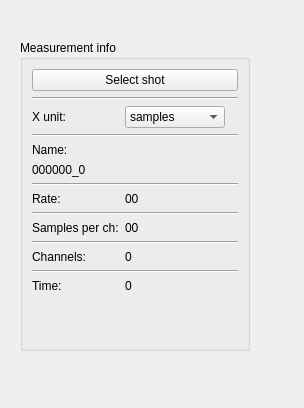
<?xml version="1.0" encoding="UTF-8"?>
<ui version="4.0">
 <class>Plotter</class>
 <widget class="QWidget" name="Plotter">
  <property name="geometry">
   <rect>
    <x>0</x>
    <y>0</y>
    <width>304</width>
    <height>408</height>
   </rect>
  </property>
  <property name="sizePolicy">
   <sizepolicy hsizetype="Expanding" vsizetype="Expanding">
    <horstretch>0</horstretch>
    <verstretch>0</verstretch>
   </sizepolicy>
  </property>
  <property name="minimumSize">
   <size>
    <width>200</width>
    <height>120</height>
   </size>
  </property>
  <property name="windowTitle">
   <string>Plotter</string>
  </property>
  <widget class="QGroupBox" name="shot_groupBox">
   <property name="geometry">
    <rect>
     <x>20</x>
     <y>40</y>
     <width>230</width>
     <height>311</height>
    </rect>
   </property>
   <property name="minimumSize">
    <size>
     <width>230</width>
     <height>200</height>
    </size>
   </property>
   <property name="maximumSize">
    <size>
     <width>210</width>
     <height>16777215</height>
    </size>
   </property>
   <property name="title">
    <string>Measurement info</string>
   </property>
   <layout class="QFormLayout" name="formLayout">
    <item row="0" column="0" colspan="2">
     <widget class="QPushButton" name="select_shot_pushButton">
      <property name="sizePolicy">
       <sizepolicy hsizetype="Preferred" vsizetype="Preferred">
        <horstretch>0</horstretch>
        <verstretch>0</verstretch>
       </sizepolicy>
      </property>
      <property name="minimumSize">
       <size>
        <width>80</width>
        <height>22</height>
       </size>
      </property>
      <property name="text">
       <string>Select shot</string>
      </property>
     </widget>
    </item>
    <item row="2" column="0">
     <widget class="QLabel" name="x_ax_label">
      <property name="maximumSize">
       <size>
        <width>100</width>
        <height>16777215</height>
       </size>
      </property>
      <property name="text">
       <string>X unit:</string>
      </property>
     </widget>
    </item>
    <item row="2" column="1">
     <widget class="QComboBox" name="x_ax_comboBox">
      <property name="maximumSize">
       <size>
        <width>100</width>
        <height>16777215</height>
       </size>
      </property>
      <item>
       <property name="text">
        <string>samples</string>
       </property>
      </item>
      <item>
       <property name="text">
        <string>ms</string>
       </property>
      </item>
     </widget>
    </item>
    <item row="4" column="0">
     <widget class="QLabel" name="name_label">
      <property name="text">
       <string>Name:</string>
      </property>
     </widget>
    </item>
    <item row="7" column="0">
     <widget class="QLabel" name="rate_label">
      <property name="text">
       <string>Rate:</string>
      </property>
     </widget>
    </item>
    <item row="7" column="1">
     <widget class="QLabel" name="rate_val_label">
      <property name="text">
       <string>00</string>
      </property>
     </widget>
    </item>
    <item row="9" column="0">
     <widget class="QLabel" name="samples_label">
      <property name="text">
       <string>Samples per ch:</string>
      </property>
     </widget>
    </item>
    <item row="9" column="1">
     <widget class="QLabel" name="samples_val_label">
      <property name="text">
       <string>00</string>
      </property>
     </widget>
    </item>
    <item row="11" column="0">
     <widget class="QLabel" name="channels_label">
      <property name="text">
       <string>Channels:</string>
      </property>
     </widget>
    </item>
    <item row="11" column="1">
     <widget class="QLabel" name="channels_val_label">
      <property name="text">
       <string>0</string>
      </property>
     </widget>
    </item>
    <item row="13" column="0">
     <widget class="QLabel" name="time_label">
      <property name="text">
       <string>Time:</string>
      </property>
     </widget>
    </item>
    <item row="13" column="1">
     <widget class="QLabel" name="time_val_label">
      <property name="text">
       <string>0</string>
      </property>
     </widget>
    </item>
    <item row="5" column="0" colspan="2">
     <widget class="QLabel" name="name_val_label">
      <property name="text">
       <string>000000_0</string>
      </property>
     </widget>
    </item>
    <item row="1" column="0" colspan="2">
     <widget class="Line" name="line">
      <property name="sizePolicy">
       <sizepolicy hsizetype="Preferred" vsizetype="Preferred">
        <horstretch>0</horstretch>
        <verstretch>0</verstretch>
       </sizepolicy>
      </property>
      <property name="minimumSize">
       <size>
        <width>0</width>
        <height>0</height>
       </size>
      </property>
      <property name="orientation">
       <enum>Qt::Horizontal</enum>
      </property>
     </widget>
    </item>
    <item row="3" column="0" colspan="2">
     <widget class="Line" name="line_2">
      <property name="minimumSize">
       <size>
        <width>0</width>
        <height>0</height>
       </size>
      </property>
      <property name="orientation">
       <enum>Qt::Horizontal</enum>
      </property>
     </widget>
    </item>
    <item row="6" column="0" colspan="2">
     <widget class="Line" name="line_3">
      <property name="minimumSize">
       <size>
        <width>0</width>
        <height>0</height>
       </size>
      </property>
      <property name="orientation">
       <enum>Qt::Horizontal</enum>
      </property>
     </widget>
    </item>
    <item row="8" column="0" colspan="2">
     <widget class="Line" name="line_4">
      <property name="minimumSize">
       <size>
        <width>0</width>
        <height>0</height>
       </size>
      </property>
      <property name="orientation">
       <enum>Qt::Horizontal</enum>
      </property>
     </widget>
    </item>
    <item row="10" column="0" colspan="2">
     <widget class="Line" name="line_5">
      <property name="minimumSize">
       <size>
        <width>0</width>
        <height>0</height>
       </size>
      </property>
      <property name="orientation">
       <enum>Qt::Horizontal</enum>
      </property>
     </widget>
    </item>
    <item row="12" column="0" colspan="2">
     <widget class="Line" name="line_6">
      <property name="minimumSize">
       <size>
        <width>0</width>
        <height>0</height>
       </size>
      </property>
      <property name="orientation">
       <enum>Qt::Horizontal</enum>
      </property>
     </widget>
    </item>
   </layout>
  </widget>
 </widget>
 <resources/>
 <connections/>
</ui>
